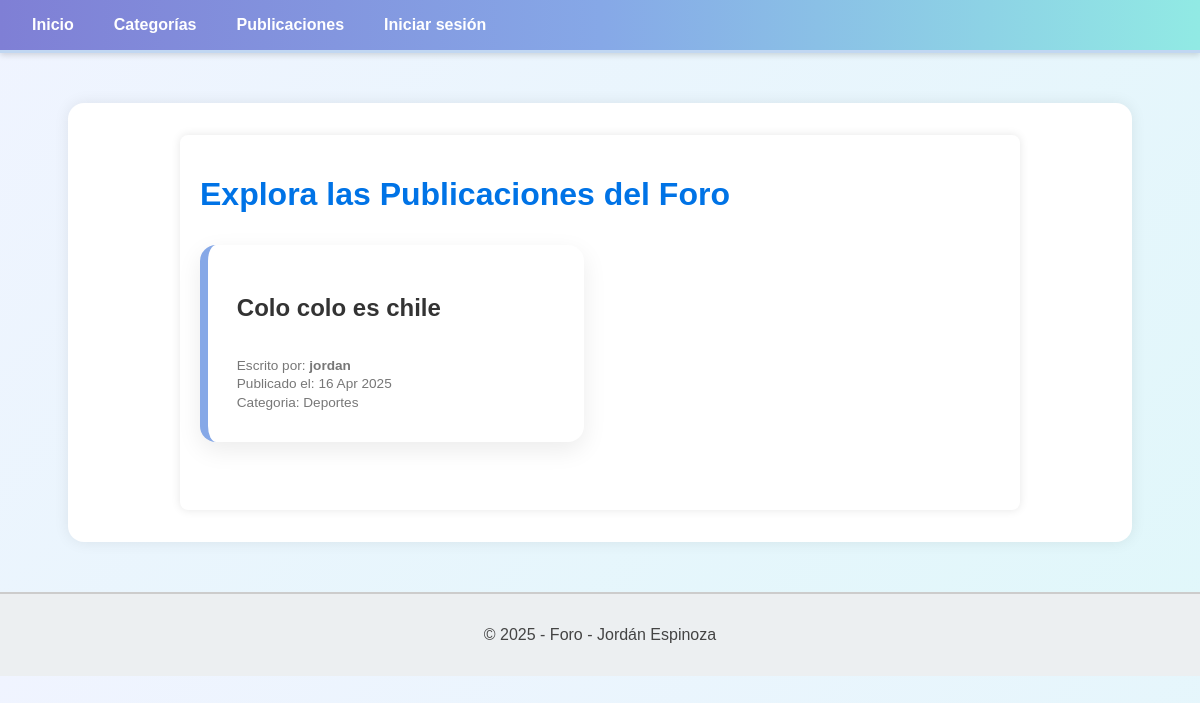
/foro/publicaciones/listar/, run on an earlier commit of the app's database.
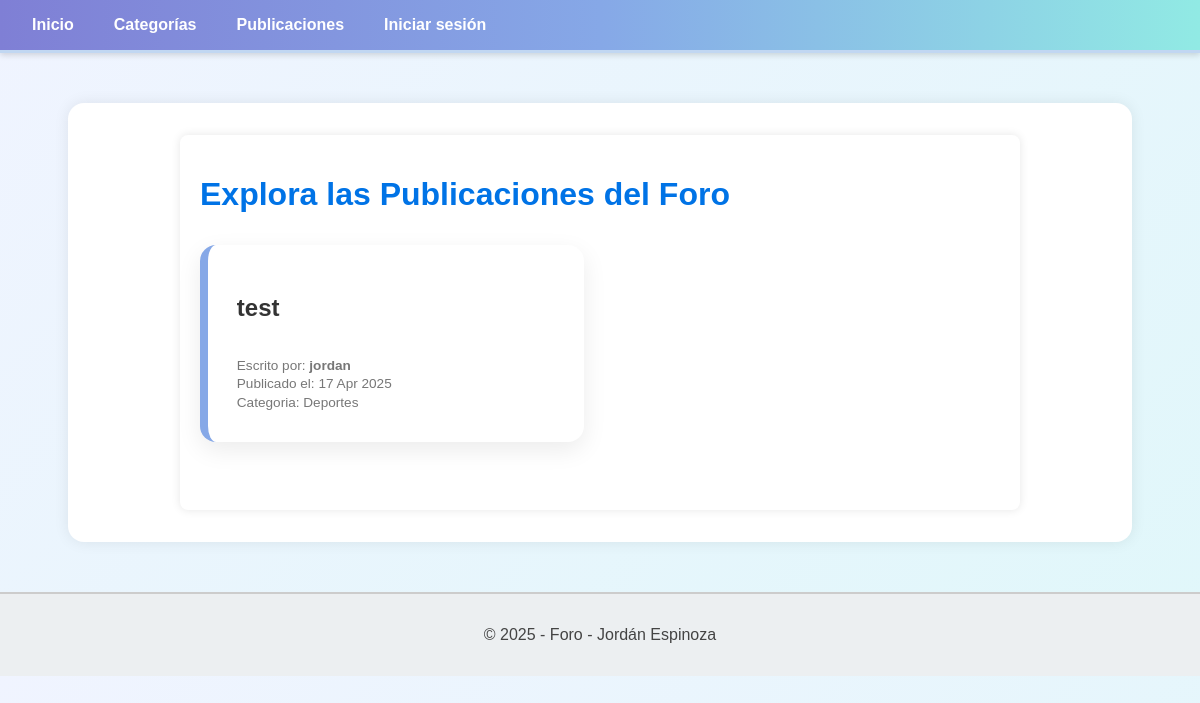
And on a later commit of the database.
### foro_aplicacion/models.py (models this page shows, shortened)
class Publicacion(models.Model):
    titulo = models.CharField(max_length=100)
    cuerpo = models.TextField()
    fecha_creacion = models.DateTimeField(auto_now_add=True)
    fecha_modificacion = models.DateTimeField(auto_now=True)
    usuario = models.ForeignKey(Usuario, on_delete=models.CASCADE, related_name='publicaciones')
    categoria = models.ForeignKey(Categoria, on_delete=models.CASCADE, related_name='publicaciones')
    etiquetas = models.ManyToManyField(Etiqueta, through='PublicacionEtiqueta', related_name='publicaciones')

class Usuario(AbstractUser):
    correo = models.EmailField(max_length=100, unique=True)
    es_admin = models.BooleanField(default=False)
    es_baneado = models.BooleanField(default=False)
    es_moderador = models.BooleanField(default=False)
    es_autor = models.BooleanField(default=False)
    reputacion = models.IntegerField(default=0)
    class Meta:
        verbose_name = 'Usuario'
        verbose_name_plural = 'Usuarios'

class Categoria(models.Model):
    nombre = models.CharField(max_length=50)
    descripcion = models.TextField(blank=True)
    fecha_creacion = models.DateTimeField(auto_now_add=True)
    usuario = models.ForeignKey(Usuario, on_delete=models.CASCADE, related_name='categorias')
    def __str__(self):
        return self.nombre

### foro_aplicacion/views.py (the view)
# urls.py: path('publicaciones/listar/', PublicacionListView.as_view(), name='listar_publicaciones'),
class PublicacionListView(ListView):
    model = Publicacion
    template_name = 'publicaciones/listar.html'
    context_object_name = 'publicaciones'

### foro_aplicacion/templates/publicaciones/listar.html (shortened to what this page needs)
{% extends 'template_base.html' %}
{% block body %}
<div class="container">
    <h1 class="titulo">Explora las Publicaciones del Foro</h1>
    <div class="publicacion-lista">
        {% for publicacion in publicaciones %}
            <div class="publicacion-card">
                <div class="publicacion-header">
                    <h2 class="titulo">{{ publicacion.titulo }}</h2>
                </div>
                <p class="autor">Escrito por: <strong>{{ publicacion.usuario.username }}</strong></p>
                <p class="fecha">Publicado el: {{ publicacion.fecha_creacion|date:"d M Y" }}</p>
                <p class="fecha">Categoria: {{ publicacion.categoria }}</p>
            </div>
        {% empty %}
            <p class="sin-publicaciones">No hay publicaciones disponibles.</p>
        {% endfor %}
    </div>
</div>
{% endblock %}

What changed in the data, as far as the page shows it:
removed Publicacion: titulo "Colo colo es chile", usuario.username "jordan", fecha_creacion "16 Apr 2025", categoria "Deportes"
added Publicacion: titulo "test", usuario.username "jordan", fecha_creacion "17 Apr 2025", categoria "Deportes"
